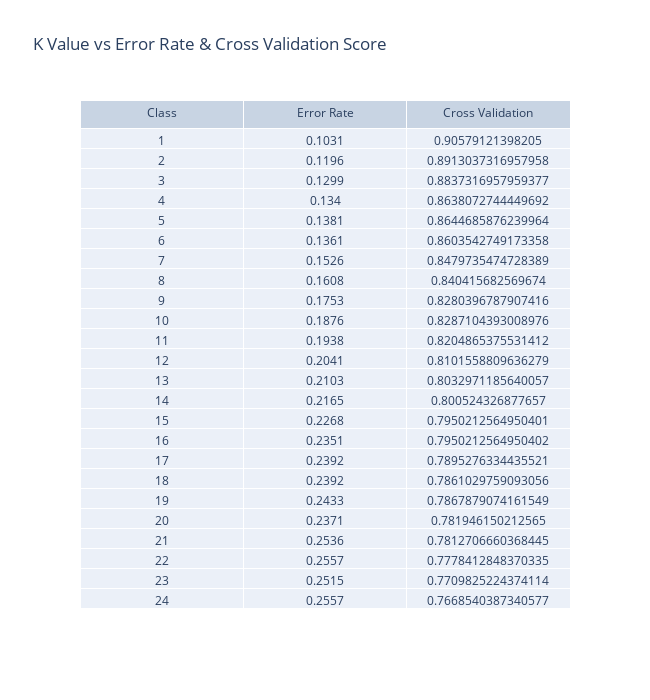

Write notebook code for a chart like this one.
### Markdown cell above
#### Training, Testing

### Code cell
X_train,X_test,y_train,y_test = train_test_split(X,y,random_state=42,stratify=y)

# determine n value
consider_n = determine_n_value(X_train,y_train,X_test,y_test)

fig = go.Figure(data=[go.Table(columnwidth=5, header=dict(values=["Class","Error Rate","Cross Validation"]),
                cells=dict(values=consider_n))
                    ])
fig.update_layout(title="K Value vs Error Rate & Cross Validation Score",width=650,height=700)
fig.show()

### Figure 1 — Plotly figure (JSON) as saved in the notebook; plotly's stock layout.template omitted (floating-point values rounded to 4 significant figures)
{"data": [{"cells": {"values": [[1, 2, 3, 4, 5, 6, 7, 8, 9, 10, 11, 12, 13, 14, 15, 16, 17, 18, 19, 20, 21, 22, 23, 24], [0.1031, 0.1196, 0.1299, 0.134, 0.1381, 0.1361, 0.1526, 0.1608, 0.1753, 0.1876, 0.1938, 0.2041, 0.2103, 0.2165, 0.2268, 0.2351, 0.2392, 0.2392, 0.2433, 0.2371, 0.2536, 0.2557, 0.2515, 0.2557], [0.9058, 0.8913, 0.8837, 0.8638, 0.8645, 0.8604, 0.848, 0.8404, 0.828, 0.8287, 0.8205, 0.8102, 0.8033, 0.8005, 0.795, 0.795, 0.7895, 0.7861, 0.7868, 0.7819, 0.7813, 0.7778, 0.771, 0.7669]]}, "columnwidth": 5, "header": {"values": ["Class", "Error Rate", "Cross Validation"]}, "type": "table"}], "layout": {"height": 700, "title": {"text": "K Value vs Error Rate & Cross Validation Score"}, "width": 650}}
